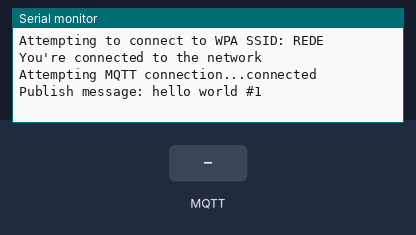
Recording of a sketch running on a simulated Arduino Uno, built with avr-gcc and run on an emulated ATmega328P. Parts: the last lines printed to the serial monitor. The inputs (shaded band) are chosen by the test bench. WiFi joins after 1.5 s; servers stay silent unless stated; no MQTT or app messages arrive unless stated.

Above: at 2.7 s.
2.8 s: MQTT message "1" arrives on the first subscribed topic
At 3.8 s:
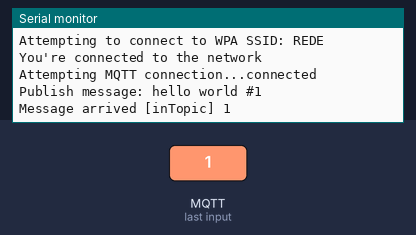
4.3 s: MQTT message "on" arrives on the first subscribed topic
At 5.1 s:
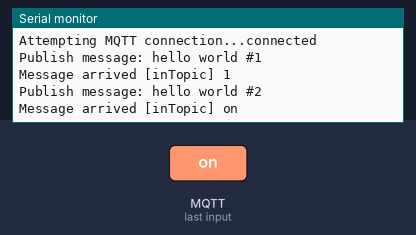
5.8 s: MQTT message "off" arrives on the first subscribed topic
At 5.96 s:
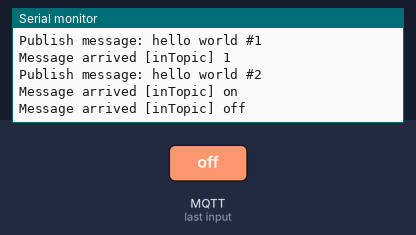
Timing chart, 0 to 8.8 s (numbered marks = the images above; inputs shaded):
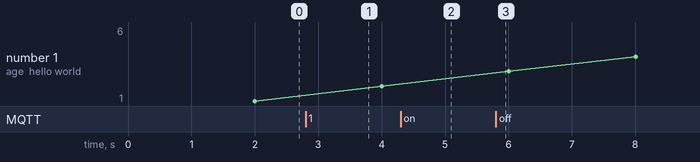

The sketch:

Arduino_ESP8266_Tutorial.ino
```cpp
/*
 *  CONECTADO UMA ARDUINO UNO A REDE WI FI COM UM ESP 8266 ENVIANDO DADOS COM LINGUAGEM MQTT.

  Node red recebe tópico hello world  da placa ARDUINO e ESP8266 usado apenas para conectar o Arduino na rede WI FI.
  Este código tem a intenção de ajudar as pessoas a entender melhor como utilizar a linguagem MQTT

  Neste exemplo, usei uma placa Arduino UNO original (Atmega 328) e um ESP8266-12-E para conectar o Arduino
  em uma rede WI FI.
  Neste caso, estou utilizando a bibloteca Softwareserial que permite usar ports do Arduino para comunicação
  deixando livre os ports TX RX para usar sua porta serial para debug.
  As portas usadas neste exemplo são a 2 e a 3, (RX, TX) para isso elas são declaradas como abaixo no codigo.
  O ESP8266 deve estar com o firmware AT instalado para poder funcionar neste modo.
  É importante ajustar a velocidade do ESP8266 para 9600 usando este comando AT: AT+UART_DEF=9600, 8, 1, 0, 3
  Com este comando você ajusta a velocidade e e os demais parâmetros, controle de fluxo, paridade etc.

  No meu caso usei um Broker (Servidor MQTT) próprio instalado no meu computador, mas     você pode usar diversos.
  Públicos como mosquito, mosca, etc, mas para fins didáticos eu aconselho baixar e instalar seu próprio Broker.
  eu utilizei o HIVEMQ que pode ser baixado gratuitamente do site desta empresa http://www.hivemq.com.

  IMPORTANTE os ports do ESP funcionam com tensão de 3V3, já os do Arduino com 5V,
  Portanto é necesario adaptar esta tensão, eu utilizei um conversor de nível, mas você pode usar por exemplo
  um divisores resistivo se não souber calcular existem diversas calculadoras online.
  Também usei o node-red para observar em uma interface gráfica o resultado de envio e recebimento.

  contato@carloskwiek.com.br

  Eng.Carlos kwiek - www.carloskwiek.com.br *
 *
 */


/*
 *  CONECTADO UMA ARDUINO UNO A REDE WI FI COM UM ESP 8266 ENVIANDO DADOS COM LINGUAGEM MQTT.

  Node red recebe tópico hello world  da placa ARDUINO e ESP8266 usado apenas para conectar o Arduino na rede WI FI.
  Este código tem a intenção de ajudar as pessoas a entender melhor como utilizar a linguagem MQTT

  Neste exemplo, usei uma placa Arduino UNO original (Atmega 328) e um ESP8266-12-E para conectar o Arduino
  em uma rede WI FI.
  Neste caso, estou utilizando a bibloteca Softwareserial que permite usar ports do Arduino para comunicação
  deixando livre os ports TX RX para usar sua porta serial para debug.
  As portas usadas neste exemplo são a 2 e a 3, (RX, TX) para isso elas são declaradas como abaixo no codigo.
  O ESP8266 deve estar com o firmware AT instalado para poder funcionar neste modo.
  É importante ajustar a velocidade do ESP8266 para 9600 usando este comando AT: AT+UART_DEF=9600, 8, 1, 0, 3
  Com este comando você ajusta a velocidade e e os demais parâmetros, controle de fluxo, paridade etc.

  No meu caso usei um Broker (Servidor MQTT) próprio instalado no meu computador, mas     você pode usar diversos.
  Públicos como mosquito, mosca, etc, mas para fins didáticos eu aconselho baixar e instalar seu próprio Broker.
  eu utilizei o HIVEMQ que pode ser baixado gratuitamente do site desta empresa http://www.hivemq.com.

  IMPORTANTE os ports do ESP funcionam com tensão de 3V3, já os do Arduino com 5V,
  Portanto é necesario adaptar esta tensão, eu utilizei um conversor de nível, mas você pode usar por exemplo
  um divisores resistivo se não souber calcular existem diversas calculadoras online.
  Também usei o node-red para observar em uma interface gráfica o resultado de envio e recebimento.

  contato@carloskwiek.com.br

  Eng.Carlos kwiek - www.carloskwiek.com.br *
 *
 */
#include <WiFiEsp.h>
#include <WiFiEspClient.h>
#include <WiFiEspUdp.h>
#include "SoftwareSerial.h"
#include <PubSubClient.h>

IPAddress server(192,168,0,6);
char ssid[] = "REDE";           // your network SSID (name)
char pass[] = "SENHA";           // your network password
int status = WL_IDLE_STATUS;   // the Wifi radio's status
long lastMsg = 0;
char msg[50];
int value = 0;
int LED = 13;

// Initialize the Ethernet client object
WiFiEspClient espClient;

PubSubClient client(espClient);

SoftwareSerial soft(2,3); // RX, TX
void setup() {
  // initialize serial for debugging
  Serial.begin(9600);
  // initialize serial for ESP module
  soft.begin(9600);
  // initialize ESP module
  WiFi.init(&soft);

  // check for the presence of the shield
  if (WiFi.status() == WL_NO_SHIELD) {
    Serial.println("WiFi shield not present");
    // don't continue
    while (true);
  }

   // attempt to connect to WiFi network
  while ( status != WL_CONNECTED) {
  Serial.print("Attempting to connect to WPA SSID: ");
  Serial.println(ssid);
    // Connect to WPA/WPA2 network
    status = WiFi.begin(ssid, pass);

  }


 Serial.println("You're connected to the network");

  //connect to MQTT server
  client.setServer(server, 1883);
  client.setCallback(callback);
}

//print any message received for subscribed topic
void callback(char* topic, byte* payload, unsigned int length) {
  Serial.print("Message arrived [");
  Serial.print(topic);
  Serial.print("] ");
  for (int i=0;i<length;i++) {
  Serial.print((char)payload[i]);
  }
  Serial.println();
}


void reconnect() {
  // Loop until we're reconnected
  while (!client.connected()) {
    Serial.print("Attempting MQTT connection...");
    // Attempt to connect
    if (client.connect("ESP8266Client")) {
      Serial.println("connected");
      // Once connected, publish an announcement...
      client.publish("outTopic", "hello world");
      // ... and resubscribe
      client.subscribe("inTopic");
    } else {
      Serial.print("failed, rc=");
      Serial.print(client.state());
      Serial.println(" try again in 5 seconds");
      // Wait 5 seconds before retrying
      delay(5000);
    }
  }
}

void loop() {

  if (!client.connected()) {
    reconnect();
  }
  client.loop();

  long now = millis();
  if (now - lastMsg > 2000) {
    lastMsg = now;
    ++value;
    snprintf (msg, 75, "hello world #%ld", value);
    Serial.print("Publish message: ");
    Serial.println(msg);
    client.publish("outTopic", msg);
  }
}
```

Measured:
- after the input at 2.8 s, the serial monitor: prints a new line at once (image 1)
- after the input at 4.3 s, the serial monitor: prints a new line at once (image 2)
- after the input at 5.8 s, the serial monitor: prints a new line at once (image 3)
